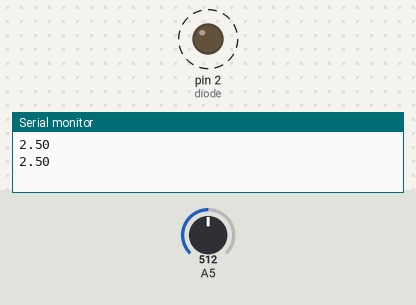
Bench run of a sketch on a simulated Arduino Uno, built with avr-gcc and run on an emulated ATmega328P. Shown: output pins drawn as LEDs (lit = HIGH), the last lines printed to the serial monitor. Dashed ring = blinking. The inputs (shaded band) are chosen by the test bench; at power-on: A5 = 512.

Above: at 2.0 s.
2.1 s: A5 set to 900
At 3.9 s:
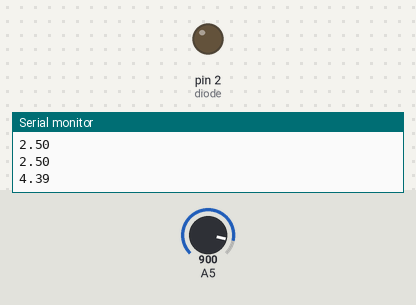
4.1 s: A5 set to 306
At 4.8 s:
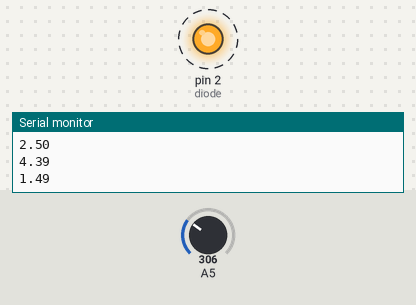
Timing chart, 0 to 13.6 s (numbered marks = the images above; inputs shaded):
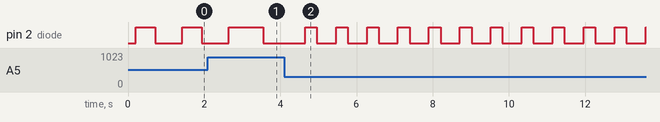

Measured:
- after the input at 4.1 s, pin 2 (diode): alternates HIGH for 0.31 s and LOW for 0.51 s, starting after 0.86 s
- by itself, pin 2 (diode): alternates HIGH for 0.51 s and LOW for 0.71 s

The sketch:

VoltmeterFromPotentiometer.ino
```cpp
#define diode 2

int receivedValue = 0;
float voltage = 0.0;

void setup() {
  Serial.begin(9600);
  pinMode(diode, OUTPUT);
}

void loop() {
  receivedValue = analogRead(A5); //read voltage on A5 analog-in
  voltage = receivedValue * (5.0/1024.0);
  Serial.println(voltage); //voltage reading from potencjomentr, for curiosity
  delay(200); //small delay to make programm more stable

  digitalWrite(diode, HIGH);
  delay(receivedValue);
  digitalWrite(diode, LOW);
  delay(receivedValue);
}
```
